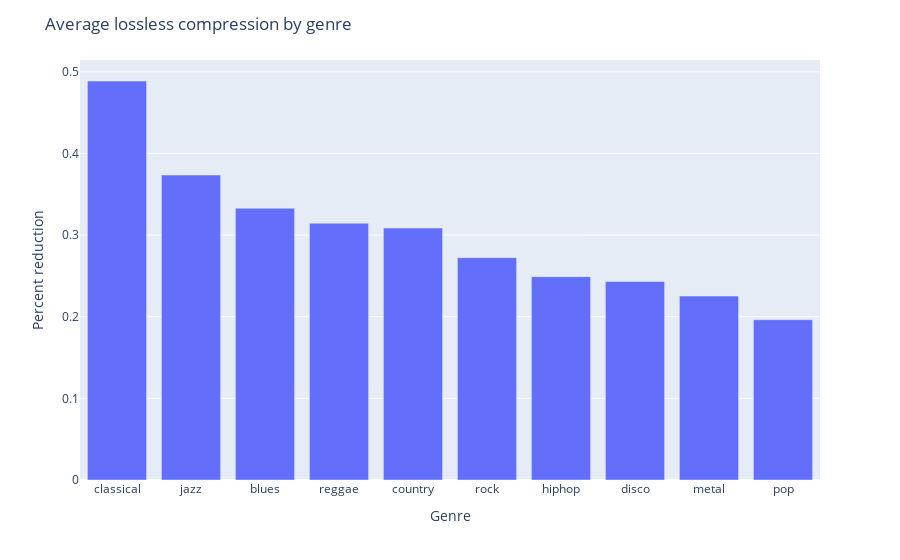

The cell this chart's notebook holds for it:
### Markdown cell above
### Advanced EDA and Feature Engineering

**Compression Reduction** - We compressed each audio file using FLAC lossless compression and then recorded the percent reduction of file size for each file. We believed this would help identify music genres if some genres were more repetative than others. Our EDA showed that Classical and Jazz had the highest average file size reductions, while pop had the lowest average file size reductions. Intuitively, we hoped this feature would convey information about the repetition or audio sparsity (number of instruments, etc.) present in a track, which might differ between geres. When we included this feature in our traditional models, it generally increased the accuracy by a few percentage points regardless of the method.

### Code cell
import plotly.express as px

df = pd.read_csv('data/compression_feature.csv')
df['genre'] = df['filename'].str.extract((r'([a-z]+)'))
df_grouped = df.groupby('genre').mean(numeric_only=True).reset_index()
df_grouped = df_grouped.sort_values('compression_reduction', ascending=False)
fig = px.bar(x = df_grouped['genre'], y = df_grouped['compression_reduction'])
fig.update_layout(
    title='Average lossless compression by genre',
    xaxis_title='Genre',
    yaxis_title='Percent reduction'
)
fig.show()

### Figure 1 — Plotly figure (JSON) as saved in the notebook; plotly's stock layout.template omitted (floating-point values rounded to 4 significant figures)
{"data": [{"alignmentgroup": "True", "hovertemplate": "x=%{x}<br>y=%{y}<extra></extra>", "legendgroup": "", "marker": {"color": "#636efa", "pattern": {"shape": ""}}, "name": "", "offsetgroup": "", "orientation": "v", "showlegend": false, "textposition": "auto", "type": "bar", "x": ["classical", "jazz", "blues", "reggae", "country", "rock", "hiphop", "disco", "metal", "pop"], "xaxis": "x", "y": [0.4887, 0.3735, 0.3329, 0.3145, 0.3086, 0.2723, 0.2491, 0.243, 0.2253, 0.1963], "yaxis": "y"}], "layout": {"barmode": "relative", "legend": {"tracegroupgap": 0}, "margin": {"t": 60}, "title": {"text": "Average lossless compression by genre"}, "xaxis": {"anchor": "y", "domain": [0, 1], "title": {"text": "Genre"}}, "yaxis": {"anchor": "x", "domain": [0, 1], "title": {"text": "Percent reduction"}}}}
